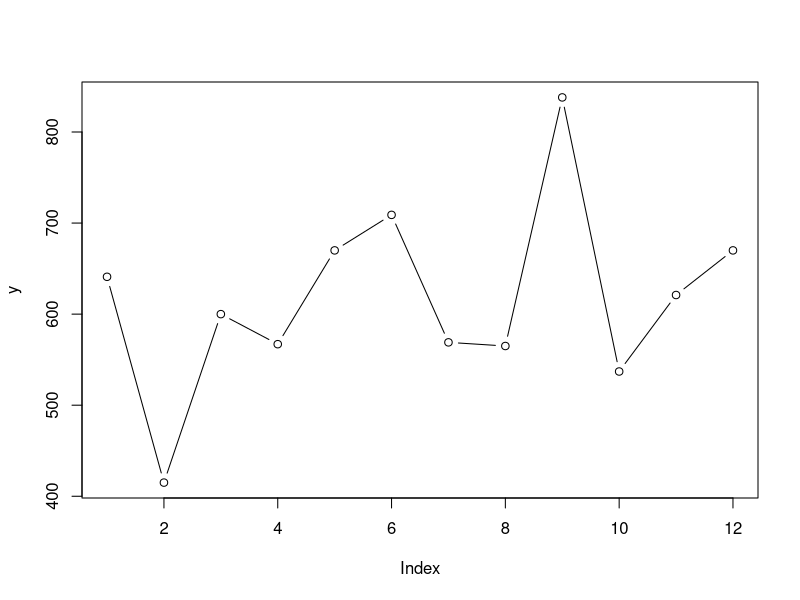
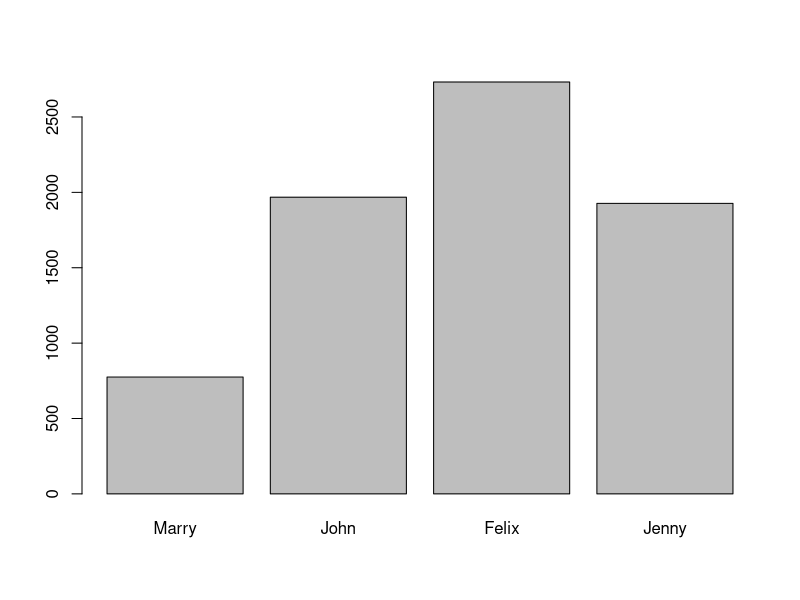
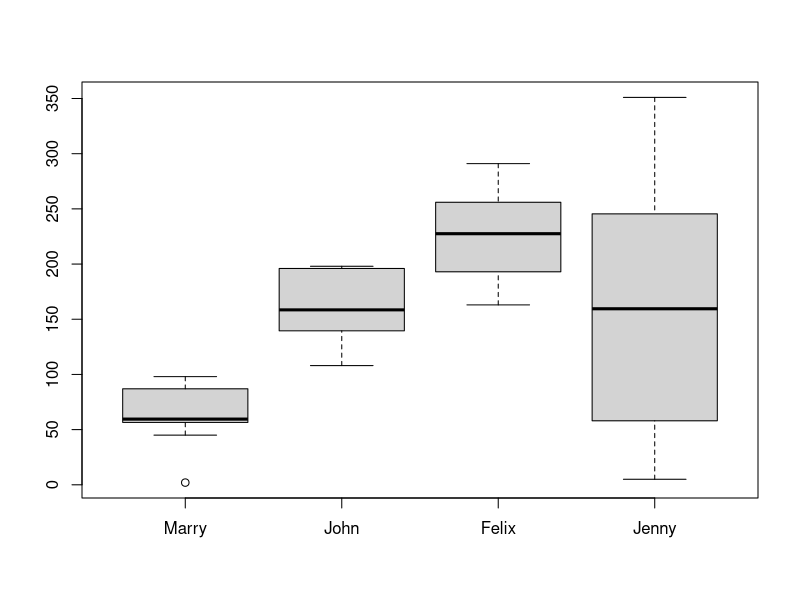
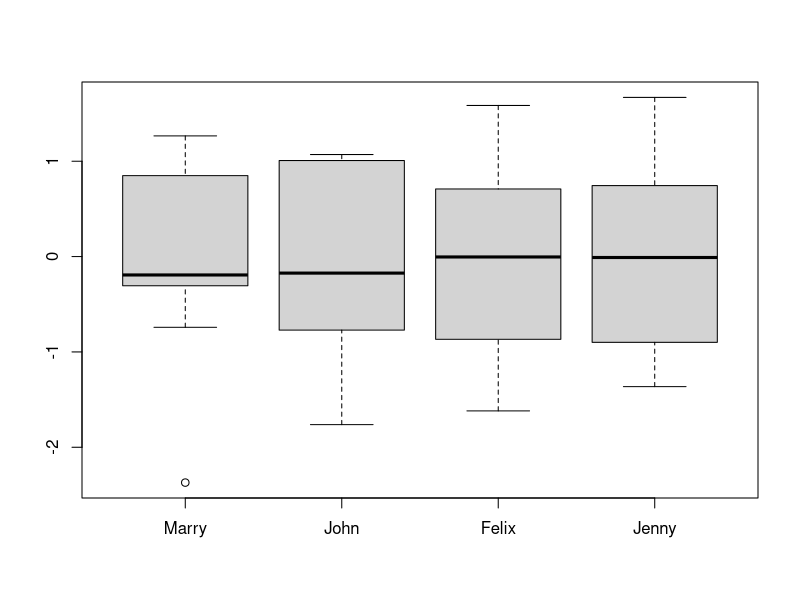

Generate these figures, in order, with R:
set.seed(101)
sales <- data.frame(row.names = month.abb[1:12],
                    Marry=sample(0:100,12, replace = TRUE),
                    John=sample(100:200,12, replace = TRUE),
                    Felix=sample(150:300,12,replace = TRUE),
                    Jenny=sample(0:400,12, replace = TRUE))
sales
apply(sales,2,sum)
apply(sales,1,sum)
x <- apply(sales,2,sum)
y <- apply(sales,1,sum)
plot(y, type="b")
barplot(x)
boxplot(sales)

sales_mean <- apply(sales,2,mean)
sales_sd <- apply(sales,2,sd)
df1 <- sweep(sales,2,sales_mean,"-")
df2 <- sweep(df1,2,sales_sd,"/")
boxplot(df2)
lapply(sales, "sum",1)
sapply(sales, "sum",1)
?mapply
?rapply
z <- lapply(sales, "mean")
rapply(z, function(z){z*0.15})
head(airquality)
s <- split(airquality, airquality$Month)
lapply(s, function(x) colMeans(x[,1:4], na.rm=TRUE))
sapply(s, function(x) colMeans(x[,1:4], na.rm=TRUE))

